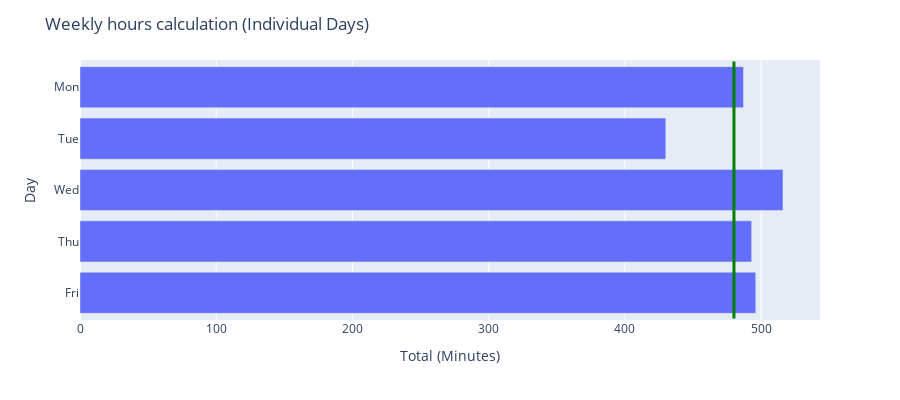

Write notebook code for a chart like this one.
### Code cell
# Bar chart
import plotly.express as px

fig = px.bar(days_df, 
             x='minutes_covered', y='day',
            hover_data=['coverage', 'hours_covered'],
            labels={
                'day': 'Day', 
                'minutes_covered': 'Total (Minutes)', 
                'hours_covered': 'Total (Hours)',
                'coverage': 'Day coverage'
            },
            orientation='h',
            height = 400)

fig.update_layout(
    title_text='Weekly hours calculation (Individual Days)',
    yaxis=dict(autorange="reversed"))

fig.add_shape(
        # Line Vertical
        dict(
            type="line",
            x0=MAX_MINUTES_RECOMMENDED,
            x1=MAX_MINUTES_RECOMMENDED,
            y0=-0.5,
            y1=4.5,
            line=dict(
                color="Green",
                width=3
            )
))

fig.update_shapes(dict(xref='x', yref='y'))

fig.show()

### Figure 1 — Plotly figure (JSON) as saved in the notebook; plotly's stock layout.template omitted (floating-point values rounded to 4 significant figures)
{"data": [{"alignmentgroup": "True", "customdata": [[["09:20-17:27"], "8h 7m"], [["09:18-11:52", "12:07-16:43"], "7h 10m"], [["08:22-11:57", "12:11-17:12"], "8h 36m"], [["09:02-12:06", "12:20-17:29"], "8h 13m"], [["9:39-17:55"], "8h 16m"]], "hovertemplate": "Total (Minutes)=%{x}<br>Day=%{y}<br>Day coverage=%{customdata[0]}<br>Total (Hours)=%{customdata[1]}<extra></extra>", "legendgroup": "", "marker": {"color": "#636efa"}, "name": "", "offsetgroup": "", "orientation": "h", "showlegend": false, "textposition": "auto", "type": "bar", "x": [487, 430, 516, 493, 496], "xaxis": "x", "y": ["Mon", "Tue", "Wed", "Thu", "Fri"], "yaxis": "y"}], "layout": {"barmode": "relative", "height": 400, "legend": {"tracegroupgap": 0}, "margin": {"t": 60}, "shapes": [{"line": {"color": "Green", "width": 3}, "type": "line", "x0": 480, "x1": 480, "xref": "x", "y0": -0.5, "y1": 4.5, "yref": "y"}], "title": {"text": "Weekly hours calculation (Individual Days)"}, "xaxis": {"anchor": "y", "domain": [0, 1], "title": {"text": "Total (Minutes)"}}, "yaxis": {"anchor": "x", "autorange": "reversed", "domain": [0, 1], "title": {"text": "Day"}}}}
